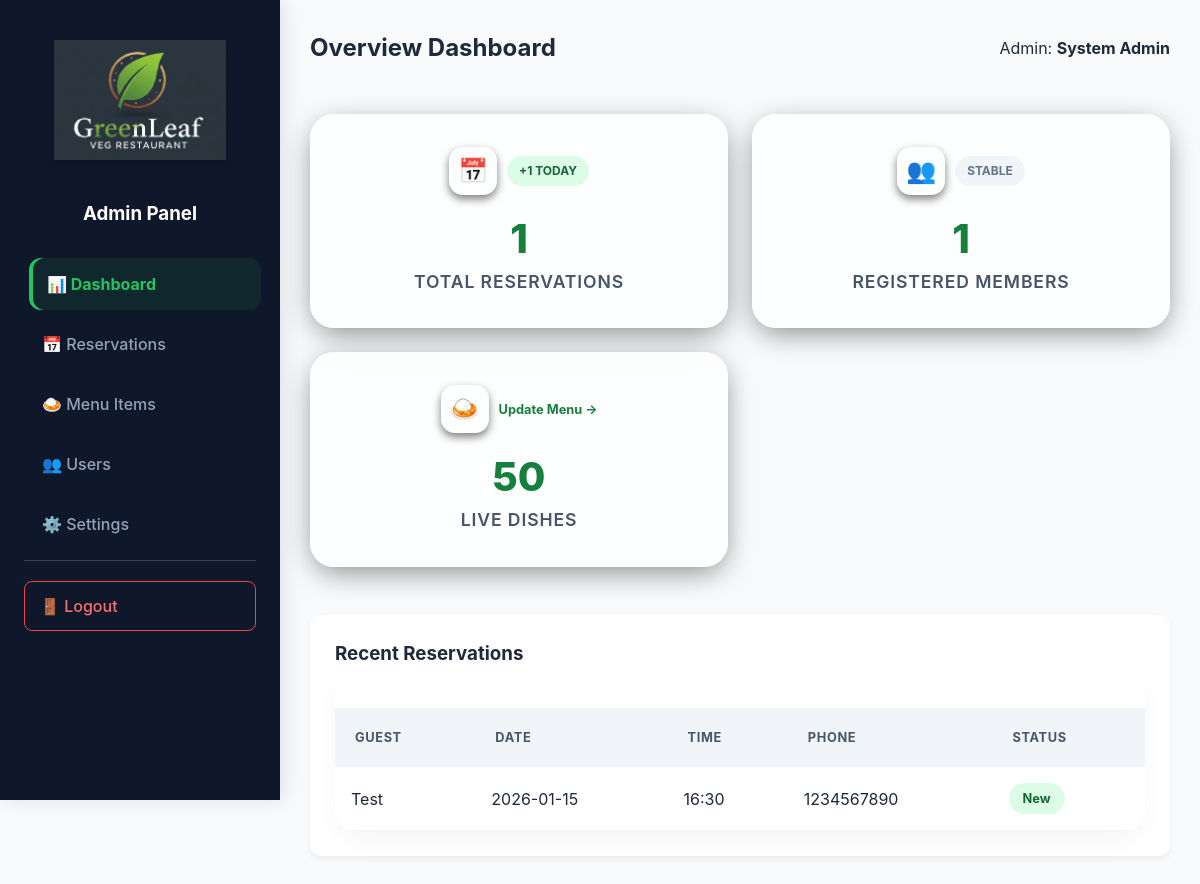
Page /admin/dashboard.php (signed in) on the earlier database version.
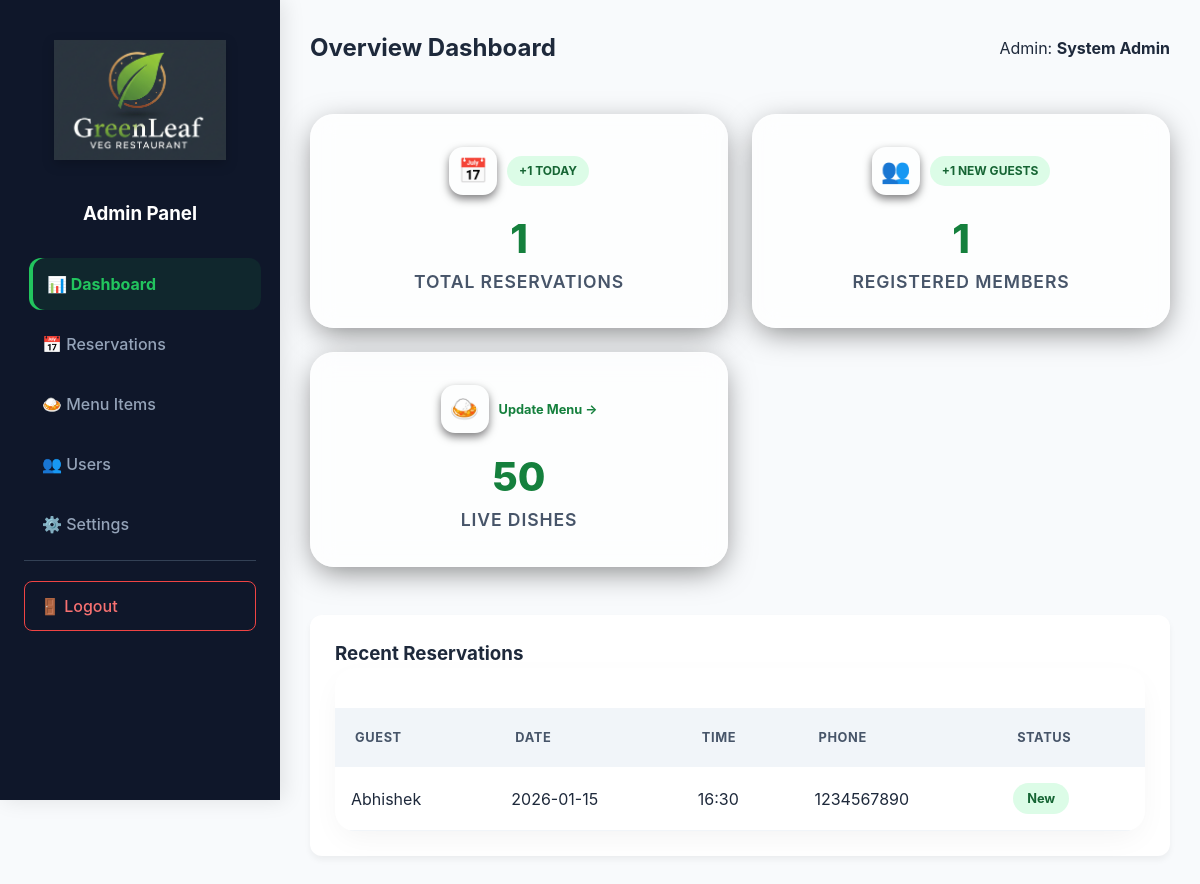
Same page on the later database version.
### tables this page shows
CREATE TABLE `reservations` (
  `id` int(11) NOT NULL,
  `name` varchar(100) NOT NULL,
  `email` varchar(100) NOT NULL,
  `phone` varchar(20) NOT NULL,
  `guests` int(11) NOT NULL,
  `reservation_date` date NOT NULL,
  `reservation_time` varchar(5) NOT NULL,
  `user_id` int(11) DEFAULT NULL,
  `created_at` timestamp NOT NULL DEFAULT current_timestamp() ON UPDATE current_timestamp(),
  `status` enum('pending','ongoing','completed','cancelled') DEFAULT 'pending'
);

### admin/dashboard.php (the view, shortened to what this page needs)
<?php
require 'config.php';
try {
    $total_res = $dbh->query("SELECT COUNT(*) FROM reservations")->fetchColumn();
    $total_users = $dbh->query("SELECT COUNT(*) FROM users WHERE role='guest'")->fetchColumn();
    $total_menu = $dbh->query("SELECT COUNT(*) FROM menu")->fetchColumn();
    $today_date = date('Y-m-d');
    $stmt_today = $dbh->prepare("SELECT COUNT(*) FROM reservations WHERE reservation_date = ?");
    $stmt_today->execute([$today_date]);
    $new_today = $stmt_today->fetchColumn();
    $new_users = $dbh->query("SELECT COUNT(*) FROM users WHERE created_at >= NOW() - INTERVAL 1 DAY")->fetchColumn();
    $recent_stmt = $dbh->prepare("SELECT * FROM reservations ORDER BY created_at DESC LIMIT 5");
    $recent_stmt->execute();
    $recent_bookings = $recent_stmt->fetchAll();
} catch (PDOException $e) {
    die("Database Error: " . $e->getMessage());
}
?>
<!DOCTYPE html>
<html lang="en">
<head>
    <link rel="stylesheet" href="assets/css/index-styles.css">
    <link rel="stylesheet" href="assets/css/admin-styles.css">
</head>
<body class="admin-body">
    <div class="admin-container">
        <?php include 'sidebar.php'; ?>
        <main class="admin-main">
            <header class="admin-header">
                <h2>Overview Dashboard</h2>
                <div class="admin-profile">
                    <span>Admin: <strong><?php echo $_SESSION['user_name']; ?></strong></span>
                </div>
            </header>
            <div class="stats-grid">
                <div class="stat-card glass-morph">
                    <div class="stat-header">
                        <div class="icon-box res-bg">📅</div>
                        <?php if($new_today > 0): ?>
                            <span class="trend-badge positive">+<?php echo $new_today; ?> Today</span>
                        <?php else: ?>
                            <span class="trend-badge neutral">No new bookings</span>
                        <?php endif; ?>
                    </div>
                    <div class="stat-content">
                        <h2 class="stat-number"><?php echo number_format($total_res); ?></h2>
                        <p class="stat-label">Total Reservations</p>
                    </div>
                </div>
                <div class="stat-card glass-morph">
                    <div class="stat-header">
                        <div class="icon-box user-bg">👥</div>
                        <span class="trend-badge <?php echo ($new_users > 0) ? 'positive' : 'neutral'; ?>">
                            <?php echo ($new_users > 0) ? "+$new_users New Guests" : "Stable"; ?>
                        </span>
                    </div>
                    <div class="stat-content">
                        <h2 class="stat-number"><?php echo number_format($total_users); ?></h2>
                        <p class="stat-label">Registered Members</p>
                    </div>
                </div>
                <div class="stat-card glass-morph">
                    <div class="stat-header">
                        <div class="icon-box menu-bg">🍛</div>
                        <a href="manage-menu.php" class="quick-action-link">Update Menu &rarr;</a>
                    </div>
                    <div class="stat-content">
                        <h2 class="stat-number"><?php echo $total_menu; ?></h2>
                        <p class="stat-label">Live Dishes</p>
                    </div>
                </div>
            </div>
            <div class="admin-card">
                <h3>Recent Reservations</h3>
                <div class="table-responsive">
                    <table class="admin-table">
                        <thead>
                            <tr>
                                <th>Guest</th>
                                <th>Date</th>
                                <th>Time</th>
                                <th>Phone</th>
                                <th>Status</th>
                            </tr>
                        </thead>
                        <tbody>
                            <?php foreach($recent_bookings as $res): ?>
                            <tr>
                                <td><?php echo htmlspecialchars($res['name']); ?></td>
                                <td><?php echo $res['reservation_date']; ?></td>
                                <td><?php echo $res['reservation_time']; ?></td>
                                <td><?php echo $res['phone']; ?></td>
                                <td><span class="badge badge-success">New</span></td>
                            </tr>
                            <?php endforeach; ?>
                        </tbody>
                    </table>
                </div>
            </div>
        </main>
    </div>
</body>
</html>

Differences in the rows shown:
removed reservations: name "Test", reservation_date "2026-01-15", reservation_time "16:30", phone "1234567890"
added reservations: name "Abhishek", reservation_date "2026-01-15", reservation_time "16:30", phone "1234567890"
Other differences:
$new_users: (not shown) → "1"
text no longer shown: "STABLE"
text now shown: "+ NEW GUESTS"
